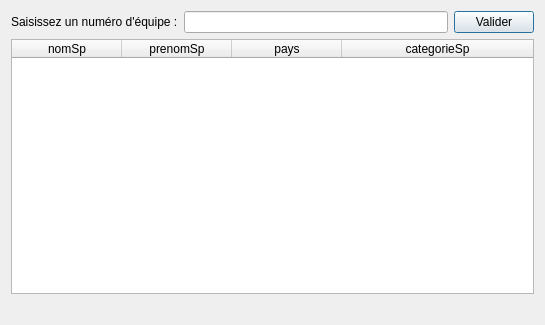
<?xml version="1.0" encoding="UTF-8"?>
<ui version="4.0">
 <class>fct_fournie_2</class>
 <widget class="QDialog" name="fct_fournie_2">
  <property name="geometry">
   <rect>
    <x>0</x>
    <y>0</y>
    <width>545</width>
    <height>325</height>
   </rect>
  </property>
  <property name="windowTitle">
   <string>Nom, prénom, pays, catégorie des sportifs d'une équipe</string>
  </property>
  <property name="windowIcon">
   <iconset>
    <normaloff>342px-Olympic_rings_without_rims.svg.png</normaloff>342px-Olympic_rings_without_rims.svg.png</iconset>
  </property>
  <layout class="QVBoxLayout" name="verticalLayout">
   <item>
    <layout class="QHBoxLayout" name="horizontalLayout">
     <item>
      <widget class="QLabel" name="label">
       <property name="text">
        <string>Saisissez un numéro d'équipe :</string>
       </property>
      </widget>
     </item>
     <item>
      <widget class="QLineEdit" name="lineEdit"/>
     </item>
     <item>
      <widget class="QPushButton" name="pushButton">
       <property name="text">
        <string>Valider</string>
       </property>
      </widget>
     </item>
    </layout>
   </item>
   <item>
    <widget class="QTableWidget" name="table_fct_fournie_2">
     <attribute name="horizontalHeaderDefaultSectionSize">
      <number>110</number>
     </attribute>
     <attribute name="horizontalHeaderMinimumSectionSize">
      <number>50</number>
     </attribute>
     <attribute name="horizontalHeaderStretchLastSection">
      <bool>true</bool>
     </attribute>
     <attribute name="verticalHeaderVisible">
      <bool>false</bool>
     </attribute>
     <column>
      <property name="text">
       <string>nomSp</string>
      </property>
     </column>
     <column>
      <property name="text">
       <string>prenomSp</string>
      </property>
     </column>
     <column>
      <property name="text">
       <string>pays</string>
      </property>
     </column>
     <column>
      <property name="text">
       <string>categorieSp</string>
      </property>
     </column>
    </widget>
   </item>
   <item>
    <widget class="QLabel" name="label_fct_fournie_2">
     <property name="text">
      <string/>
     </property>
     <property name="alignment">
      <set>Qt::AlignCenter</set>
     </property>
    </widget>
   </item>
  </layout>
 </widget>
 <resources/>
 <connections>
  <connection>
   <sender>pushButton</sender>
   <signal>clicked()</signal>
   <receiver>fct_fournie_2</receiver>
   <slot>refreshResult()</slot>
   <hints>
    <hint type="sourcelabel">
     <x>437</x>
     <y>21</y>
    </hint>
    <hint type="destinationlabel">
     <x>91</x>
     <y>1</y>
    </hint>
   </hints>
  </connection>
 </connections>
 <slots>
  <slot>refreshResult()</slot>
 </slots>
</ui>
